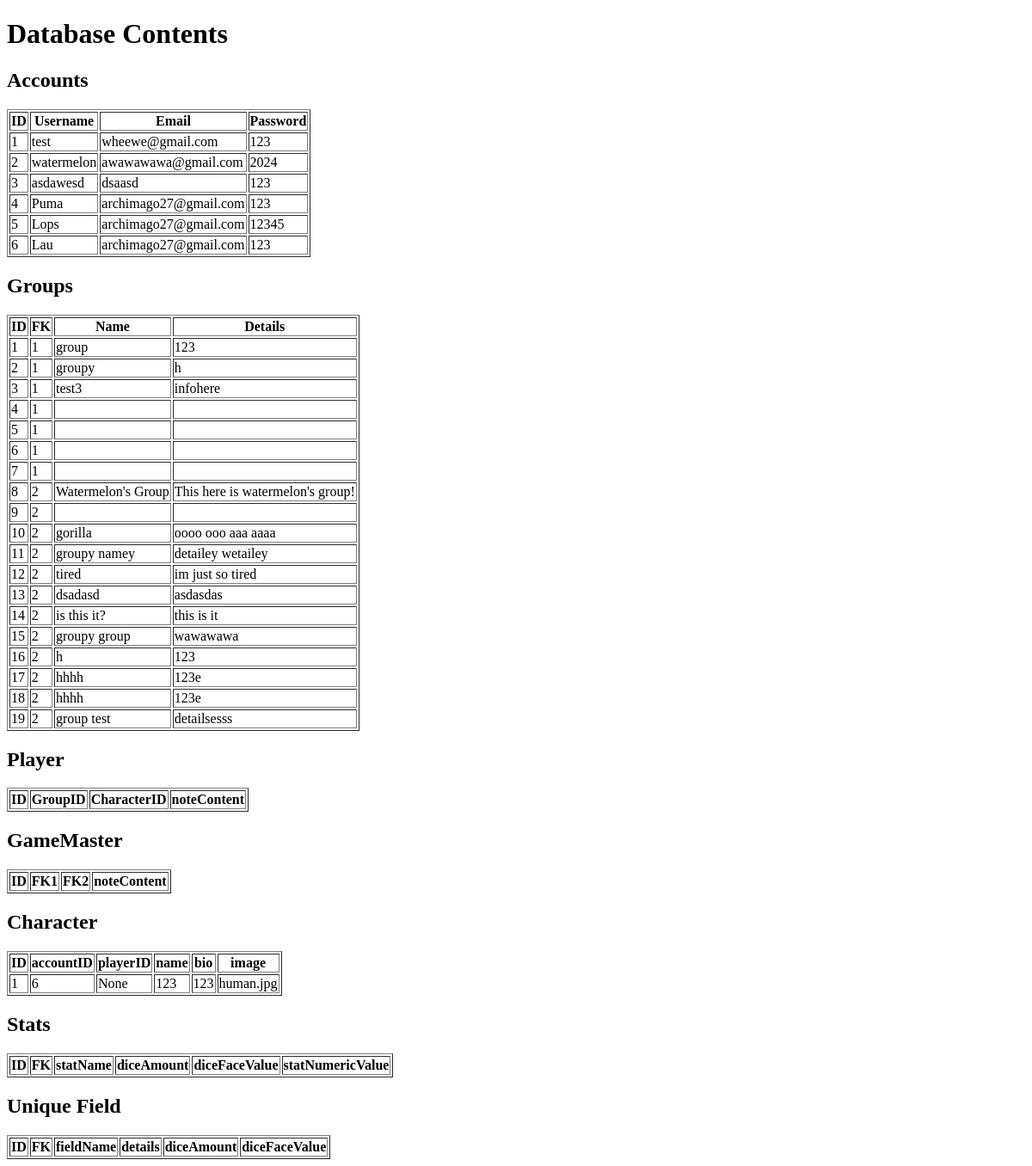
The page /database on the database as committed earlier.
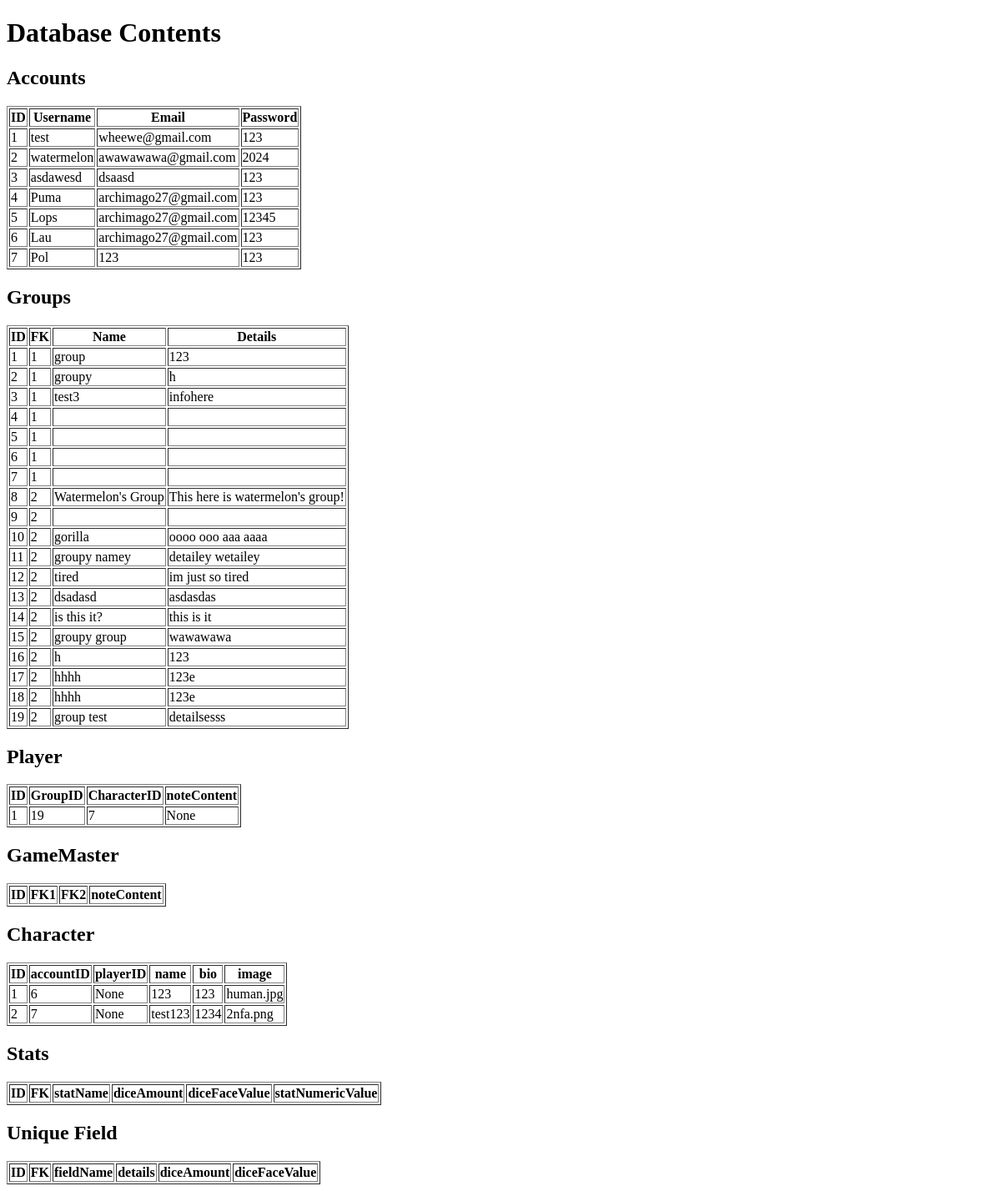
The same page on the database as committed later.
### app.py (models this page shows)
class Account(UserMixin, db.Model):
    id = db.Column(db.Integer, primary_key=True)
    username = db.Column(db.String(80), unique=True, nullable=False)
    email = db.Column(db.String(80), nullable=False)
    password = db.Column(db.String(80), nullable=False)
    groups = db.relationship('Group', backref='account', lazy=True)
    characters = db.relationship('Character', backref='account', lazy=True)

class Group(db.Model):
    id = db.Column(db.Integer, primary_key=True)
    accountID = db.Column(db.Integer, db.ForeignKey('account.id'), nullable=False)
    groupName = db.Column(db.String(80), unique=True, nullable=False)
    groupDetails = db.Column(db.String(500), nullable=True) # noteContent
    playerList = db.Column(db.String(500), nullable=True)
    players = db.relationship("Player", backref='group', lazy=True)

class Character(db.Model):
    id = db.Column(db.Integer, primary_key=True)
    accountID = db.Column(db.Integer, db.ForeignKey('account.id'), nullable=False)
    playerID = db.Column(db.Integer, db.ForeignKey('player.id'), nullable=True)
    name = db.Column(db.String(80), nullable=False)
    bio = db.Column(db.String(500), nullable=True)
    image = db.Column(db.String(80), nullable=True) #file for saved img path probably
    uniqueFields = db.relationship("UniqueField", backref='character', lazy=True)
    stats = db.relationship("Stats", backref='character', lazy=True)

class Player(db.Model):
    id = db.Column(db.Integer, primary_key=True)
    characterID = db.Column(db.Integer, db.ForeignKey('character.id'), nullable=False)
    groupID = db.Column(db.Integer, db.ForeignKey('group.id'), nullable=False)
    noteContent = db.Column(db.String(500), nullable=True)

### app.py (the view)
@app.route('/database')
def database():
    accounts = Account.query.all()
    groups = Group.query.all()
    players = Player.query.all()
    characters = Character.query.all()
    statistics = Stats.query.all()
    uniqueFields = UniqueField.query.all()
    return render_template('database.html', accounts=accounts, groups=groups, players=players, characters=characters, statistics=statistics, uniqueFields=uniqueFields)

### templates/database.html (shortened to what this page needs)
<!DOCTYPE html>
<html lang="en">
<head>
    <link rel="stylesheet" href="styles.css">
</head>
<body>
    <h1>Database Contents</h1>
    <h2>Accounts</h2>
    <table border="1">
        <thead>
            <tr>
                <th>ID</th>
                <th>Username</th>
                <th>Email</th>
                <th>Password</th>
            </tr>
        </thead>
        <tbody>
            {% for account in accounts %}
            <tr>
                <td>{{ account.id }}</td>
                <td>{{ account.username }}</td>
                <td>{{ account.email }}</td>
                <td>{{ account.password }}</td>
            </tr>
            {% endfor %}
        </tbody>
    </table>
    <h2>Groups</h2>
    <table border="1">
        <thead>
            <tr>
                <th>ID</th>
                <th>FK</th>
                <th>Name</th>
                <th>Details</th>
            </tr>
        </thead>
        <tbody>
            {% for group in groups %}
            <tr>
                <td>{{ group.id }}</td>
                <td>{{ group.accountID }} </td>
                <td>{{ group.groupName }}</td>
                <td>{{ group.groupDetails }}</td>
            </tr>
            {% endfor %}
        </tbody>
    </table>
    <h2>Player</h2>
    <table border="1">
        <thead>
            <tr>
                <th>ID</th>
                <th>GroupID</th>
                <th>CharacterID</th>
                <th>noteContent</th>
            </tr>
        </thead>
        <tbody>
            {% for player in players %}
            <tr>
                <td>{{ player.id }}</td>
                <td>{{ player.groupID }}</td>
                <td>{{ player.characterID}}</td>
                <td>{{ player.noteContent }}</td>
            </tr>
            {% endfor %}
        </tbody>
    </table>
    <h2>GameMaster</h2>
    <table border="1">
        <thead>
            <tr>
                <th>ID</th>
                <th>FK1</th>
                <th>FK2</th>
                <th>noteContent</th>
            </tr>
        </thead>
    </table>
    <h2>Character</h2>
    <table border="1">
        <thead>
            <tr>
                <th>ID</th>
                <th>accountID</th>
                <th>playerID</th>
                <th>name</th>
                <th>bio</th>
                <th>image</th>
            </tr>
        </thead>
        <tbody>
            {% for character in characters %}
            <tr>
                <td>{{ character.id }}</td>
                <td>{{ character.accountID }}</td>
                <td>{{ character.playerID }}</td>
                <td>{{ character.name }}</td>
                <td>{{ character.bio }}</td>
                <td>{{ character.image }}</td>
            </tr>
            {% endfor %}
        </tbody>
    </table>
    <h2>Stats</h2>
    <table border="1">
        <thead>
            <tr>
                <th>ID</th>
                <th>FK</th>
                <th>statName</th>
                <th>diceAmount</th>
                <th>diceFaceValue</th>
                <th>statNumericValue</th>
            </tr>
        </thead>
    </table>
    <h2>Unique Field</h2>
    <table border="1">
        <thead>
            <tr>
                <th>ID</th>
                <th>FK</th>
                <th>fieldName</th>
                <th>details</th>
                <th>diceAmount</th>
                <th>diceFaceValue</th>
            </tr>
        </thead>
    </table>
</body>
</html>

Rows that differ between the two databases and show on the page:
added Account: id "7", username "Pol", email "123", password "123"
added Player: id "1", groupID "19", characterID "7", noteContent "None"
added Character: id "2", accountID "7", playerID "None", name "test123", bio "1234", image "2nfa.png"
